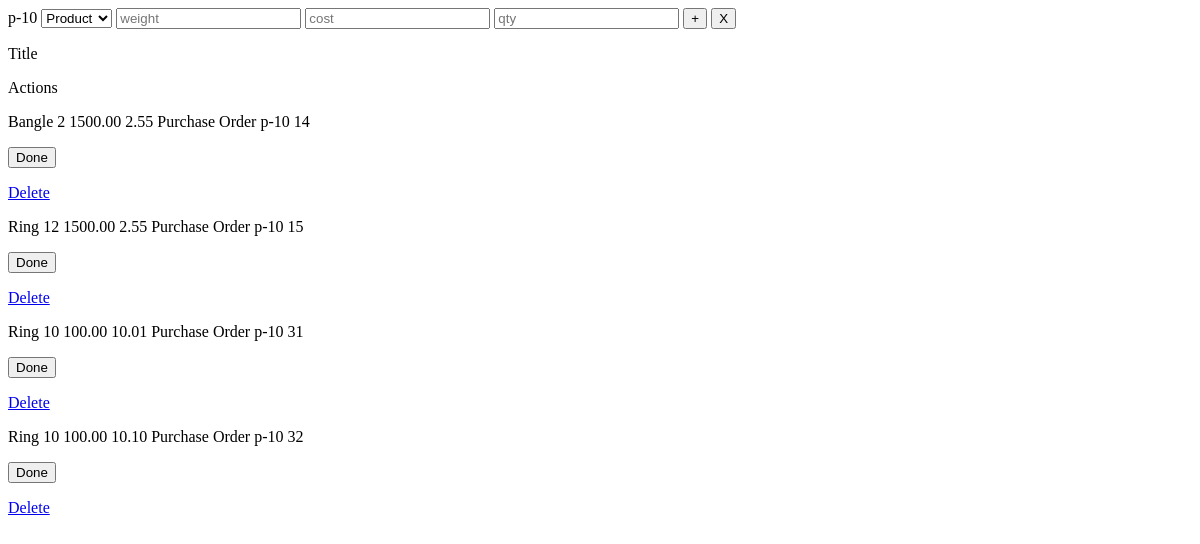
/note/noteitems/14/, run on an earlier commit of the app's database.
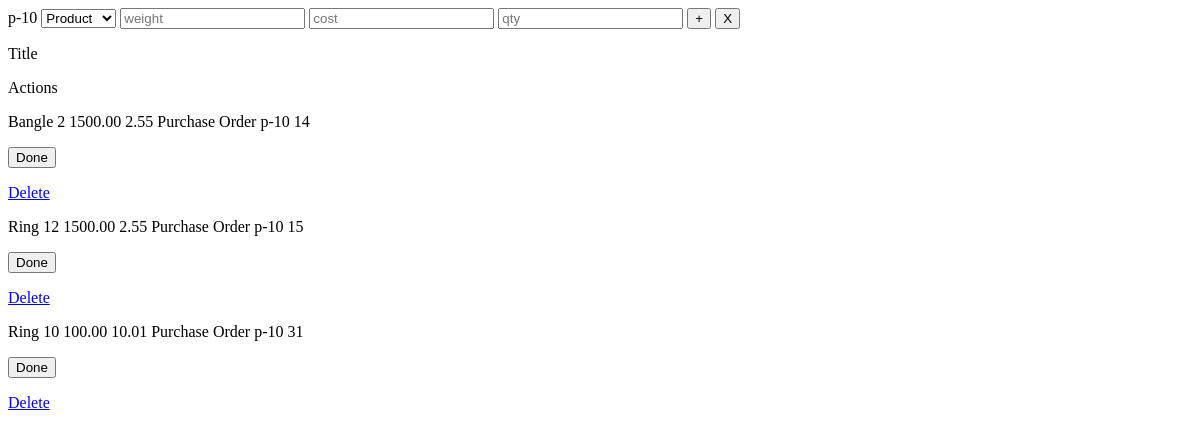
And on a later commit of the database.
### note/models.py (models this page shows, shortened)
class Note(models.Model):
    notekey = models.ForeignKey(Notekey, on_delete=models.CASCADE, related_name="%(class)s")
    client = models.ForeignKey(Client, on_delete=models.CASCADE, related_name="%(class)s")
    created_on = models.DateTimeField(auto_now_add=True)
    notetype = models.ForeignKey(Notetype, on_delete=models.CASCADE, related_name="%(class)s")
    is_final = models.BooleanField(default=False)
    status = models.ForeignKey(Status, on_delete=models.CASCADE, related_name="statuses", default=0)
    location = models.ForeignKey(Location, on_delete=models.CASCADE, related_name="locations", default=1)

class Notekey(models.Model):
    notekey = models.CharField(max_length=10, unique=True, null=False)
    def __str__(self):
        return self.notekey

class Noteitem(models.Model):
    notekey = models.ForeignKey(Notekey, on_delete=models.CASCADE, related_name="%(class)s")
    note = models.ForeignKey(Note, on_delete=models.CASCADE, related_name="%(class)s")
    noteitemkey = models.ForeignKey(Noteitemkey, on_delete=models.CASCADE, related_name="%(class)s")
    notetypekey = models.ForeignKey(Notetype, on_delete=models.CASCADE, related_name="notetypes")
    product = models.ForeignKey(Product, on_delete=models.CASCADE, related_name='products')
    weight = models.DecimalField(max_digits=6, decimal_places=2)
    quantity = models.PositiveSmallIntegerField()
    cost = models.DecimalField(max_digits=15, decimal_places=2)
    is_final = models.BooleanField(default=False)
    created_on = models.DateTimeField(auto_now_add=True)
    updated_on = models.DateTimeField(auto_now=True)

class Product(models.Model):
    product_name = models.CharField(max_length=100)
    def __str__(self):
        return self.product_name

class Notetype(models.Model):
    notetype = models.CharField(max_length=20)
    def __str__(self):
        return self.notetype

### note/views.py (the view)
# urls.py: path('noteitems/<int:pk>/', noteitems, name='noteitems'),
def noteitems(request, pk):
    note = Note.objects.get(id=pk)
    invlist=None
    message=None
    products = Product.objects.all()
    noteref = note.notekey_id
    noteitems = Noteitem.objects.filter(notekey_id=noteref, notetypekey_id=note.notetype_id)
    return render(request, 'note/noteitems.html', {'noteref': noteref, 'noteitems': noteitems, 'note': note, 'products': products, 'invlist': invlist, 'message' : message})

### templates/note/noteitems.html (shortened to what this page needs)
<div id="noteitems">
  <div class="w-6/7 my-6 mx-auto p-2 lg:p-1 bg-white rounded-xl">
    <form class="flex mb-6 space-x-4">
      <label class="note flex-1 px-4 py-3 bg-blue-200 rounded-xl">
        {{ note.notekey }}
      </label>
      <select
          id="productlist" name="product" hx-trigger="change" hx-get="invlist/" hx-target="#invlist" placeholder="Product" class="title flex-1 px-4 py-3 bg-gray-200 rounded-xl"/>
          <option value="">Product</option>
      {% if note.notetype_id == 2 or note.notetype_id == 4 %}
      <select
          id="invlist" name="weight" placeholder="Available Items Weight" class="weight flex-1 px-4 py-3 bg-gray-200 rounded-xl"/>
        <option value="">Available Items Weight</option>
      </select>
      {% else %}
      <input
        id="invlist"
        type="number"
        name="weight"
        step=".01"
        class="title flex-1 px-4 py-3 bg-gray-200 rounded-xl"
        placeholder="weight"
      />
      {% endif %}
      <input
        hx-post="val_cost/" hx-target="#message"
        type="number"
        name="cost"
        step=".01"
        class="cost flex-1 px-4 py-3 bg-gray-200 rounded-xl"
        placeholder="cost"
      />
      <input
        hx-post="val_qty/" hx-target="#message"
        type="number"
        name="qty"
        class="qty flex-1 px-4 py-3 bg-gray-200 rounded-xl"
        placeholder="qty"
      />
      {% if note.status_id == 0 %}
      <button
        hx-post="{% url 'note:add_noteitem' note.id %}"
        hx-target="#noteitemlist"
        hx-swap="afterend"
        class="p-3 rounded-xl text-white bg-gray-400 hover:bg-gray-600"
      >
        +
      </button>
      {% endif %}
      <button
        {% comment %} hx-get="{% url 'notescopy' %}" {% endcomment %}
        class="p-3 rounded-xl text-white bg-red-500 hover:bg-red-600"
        hx-target="#noteitems"
      >
        X
      </button>
    </form>
    <div class="flex py-3 rounded-xl bg-gray-100">
      <div class="w-4/5">
        <p class="px-6 text-xs font-medium text-gray-500 uppercase">Title</p>
      </div>
      <div class="hidden md:block w-1/5 px-6 text-right">
        <p class="text-xs font-medium text-gray-500 uppercase">Actions</p>
      </div>
    </div>
    <div class="divide-y divide-gray-200" id="noteitemlist">
      {% for noteitem in noteitems %} {% include 'note/partials/noteitem.html' %} {% endfor %}
    </div>
  </div>
</div>

### templates/note/partials/noteitem.html
<article class="flex{% if noteitem.is_final %} bg-green-50{% endif %}">
  <div class="w-4/5 py-3">
    <p
      class="px-6 text-xs text-gray-900"
      {% if note.status_id == 0 %} hx-get="edit_noteitem/{{ noteitem.id }}/" {% endif %}
      hx-target="this"
      hx-swap="outerHTML"
    >
      {{ noteitem.product }}
      {{ noteitem.quantity }}
      {{ noteitem.cost }}
      {{ noteitem.weight }}
      {{ noteitem.notetypekey }}
      {{ noteitem.notekey }}
      {{ noteitem.id }}
    </p>
  </div>
  <div class="w-1/5 px-6 py-3 flex justify-end space-x-4">
    {% if note.status_id == 0 %}
    <form
      hx-put="update_noteitem/{{ noteitem.id }}/"
      hx-target="closest article"
      hx-swap="outerHTML"
    >
      <button class="text-sky-600 hover:text-sky-900">Done</button>
    </form>
    <a
      href="#"
      class="text-sky-600 hover:text-sky-900"
      hx-confirm="Are you sure?"
      hx-target="closest article"
      hx-swap="outerHTML swap:1s"
      hx-delete="delete_noteitem/{{ noteitem.id }}/"
    >
      Delete
    </a>
    {% endif %}
  </div>
</article>

What changed in the data, as far as the page shows it:
removed Noteitem: product "Ring", quantity "10", cost "100.00", weight "10.10", notetypekey "Purchase Order", notekey "p-10", id "32"
